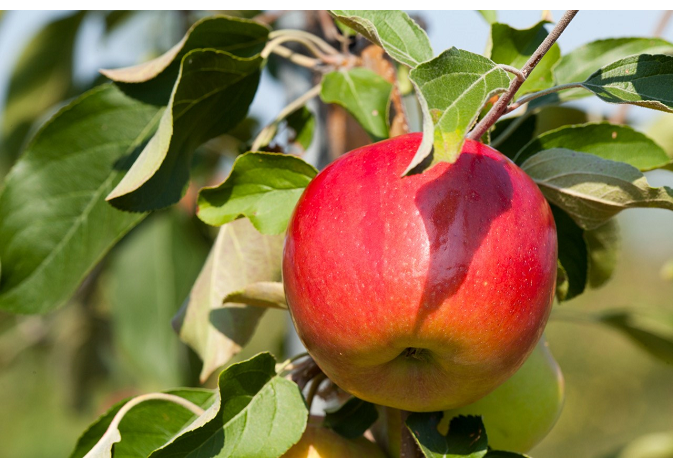
//> input picture 1/prob_1/apple.png, 673 x 468 px
$ ./main   (built with g++ and OpenCV 4)
//> lines starting //> are read from the running program, lines starting //| are printed output that depends on the picture; after the words box and inside, x2 and y2 are one past the last pixel; in counts of white or black regions, pixels touching at a corner belong together
#include<opencv2/core.hpp>
#include<opencv2/opencv.hpp>
#include<iostream>
#include<vector>

void _dfs(std::vector<std::vector<cv::Point>>& contours, std::vector<cv::Vec4i>& hierachy, cv::Mat& drawer, int index, int depth);
bool judge_contour(std::vector<cv::Point>& contour);
class Pack{
public:
    cv::Mat input;
    cv::Mat output;
    Pack(cv::Mat input, cv::Mat output): input(input), output(output){}
};
void thresh_binary(int value, void* pack) {
    Pack *data = (Pack*) pack;
    cv::threshold(data->input, data->output, value, 255, cv::THRESH_BINARY);
    cv::imshow("apple", data->output);
}

void hsv_extract(int value, void* pack) {
    Pack *data = (Pack*) pack;
    cv::inRange(data->input, cv::Scalar(value, 43, 46), cv::Scalar(155, 255, 255), data->output);
    cv::imshow("hsv_mask", 255 - data->output);
}


int main() {
    cv::Mat apple = cv::imread("../apple.png");
//> apple is the input picture: 468 rows x 673 cols, CV_8UC3; mean B, G, R 74.9, 119, 137.7
    cv::namedWindow("apple");
    cv::namedWindow("hsv_mask");
    cv::Mat channels[3];
    cv::split(apple, channels);
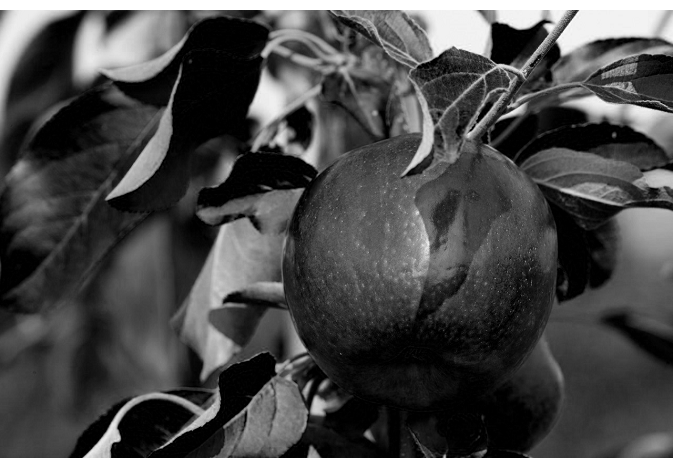
//> channels[0]: 468 rows x 673 cols, CV_8UC1; min 0, max 255, mean 74.9
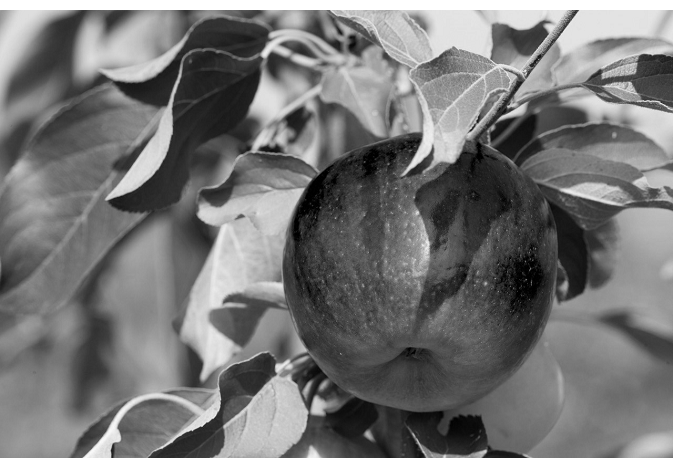
//> channels[1]: 468 rows x 673 cols, CV_8UC1; min 0, max 255, mean 119
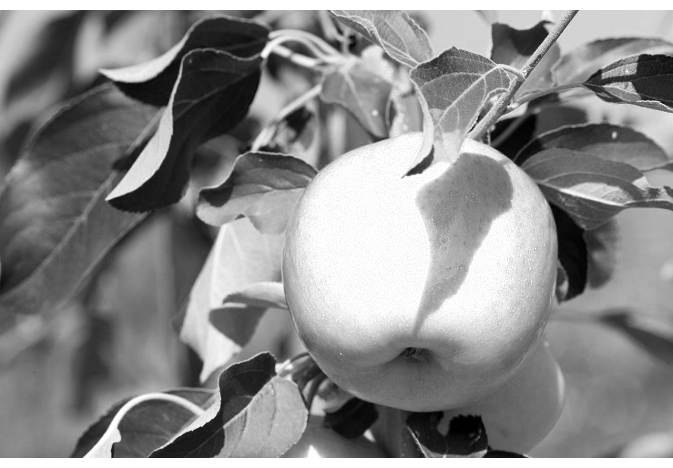
//> channels[2]: 468 rows x 673 cols, CV_8UC1; min 0, max 255, mean 137.7
    channels[2] -= channels[1];
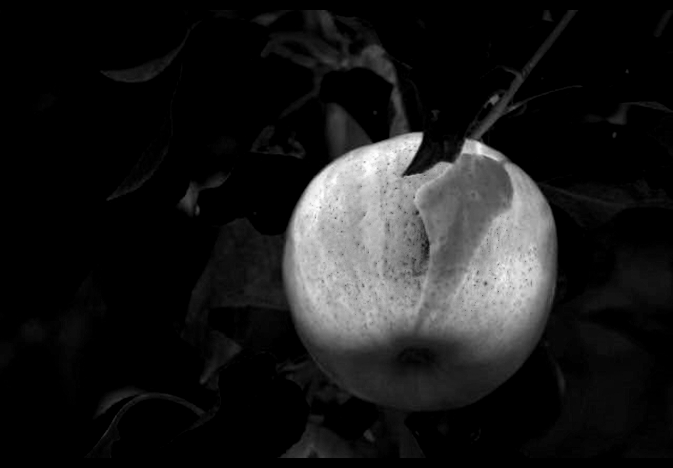
//> channels[2]: 468 rows x 673 cols, CV_8UC1; min 0, max 255, mean 27
    cv::Mat res;
    int thresh = 28;
    cv::threshold(channels[2], res, thresh, 255, cv::THRESH_BINARY);
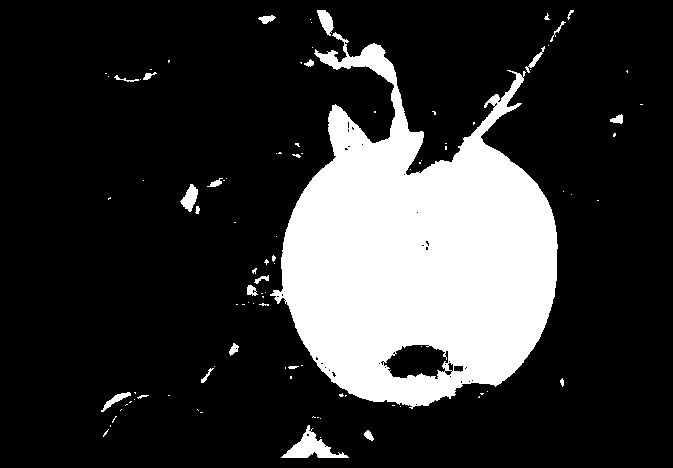
//> res: 468 rows x 673 cols, CV_8UC1; 20.4% white; 99 white regions (74 under 20 px), largest, box (x1, y1, x2, y2) and area: (270, 32, 558, 409) 61504, (281, 425, 349, 458) 836, (180, 184, 198, 212) 275
    cv::imshow("res", res);
    cv::Mat morph;
    cv::morphologyEx(res, morph, cv::MORPH_OPEN, cv::getStructuringElement(cv::MORPH_ELLIPSE, cv::Size(30, 30)));
//> morph: 468 rows x 673 cols, CV_8UC1; 17.7% white; 2 white regions, box (x1, y1, x2, y2) and area: (282, 131, 558, 402) 54916, (408, 376, 438, 406) 721
    cv::morphologyEx(morph, morph, cv::MORPH_CLOSE, cv::getStructuringElement(cv::MORPH_ELLIPSE, cv::Size(60, 60)));
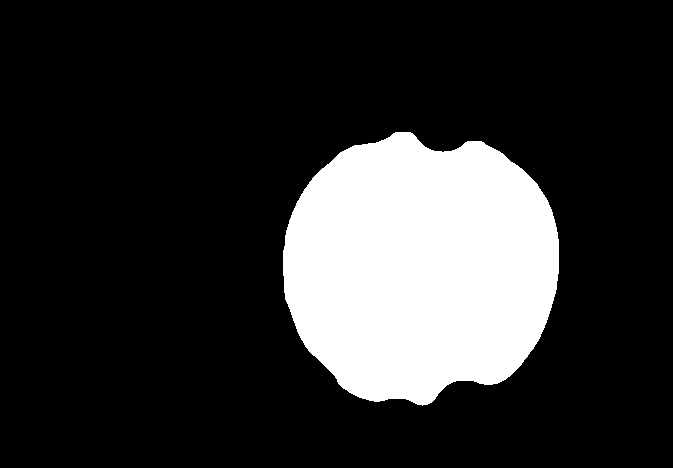
//> morph: 468 rows x 673 cols, CV_8UC1; 18.7% white; 1 white region
    std::vector<std::vector<cv::Point>> contours;
    std::vector<cv::Vec4i> hierachy;
    cv::findContours(morph, contours, hierachy, cv::RETR_TREE, cv::CHAIN_APPROX_NONE);
//> contours = 1 contour; box (x1, y1, x2, y2) and area: (283, 132, 559, 406) 58606
    _dfs(contours, hierachy, apple, 0, 0);
    cv::imwrite("../apple_target.png", apple);
    return 0;
}

void _dfs(std::vector<std::vector<cv::Point>>& contours, std::vector<cv::Vec4i>& hierachy, cv::Mat& drawer, int index, int depth) {
//> called with index = 0, depth = 0
    if (index == -1) return;
    if (judge_contour(contours[index])) {
        cv::drawContours(drawer, contours, index, {255, 255, 255}, 3);
        cv::Rect rect = cv::boundingRect(contours[index]);
//> rect = Rect(283, 132, 276, 274)
        cv::rectangle(drawer, rect, {255, 255, 255}, 3);
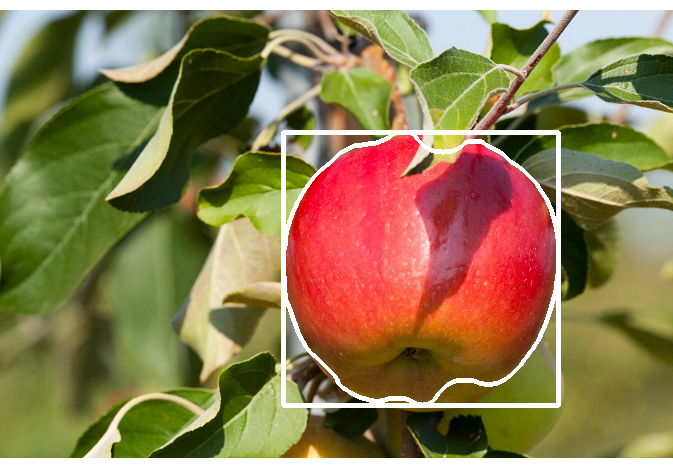
//> drawer: 468 rows x 673 cols, CV_8UC3; mean B, G, R 80.5, 123.1, 141.2
    }
    for (int i = hierachy[index][3]; i != -1; i = hierachy[i][0]) {
        _dfs(contours, hierachy, drawer, i, depth + 1);
    }
//> this loop made 0 passes
}

bool judge_contour(std::vector<cv::Point>& contour) {
    return true;
}
